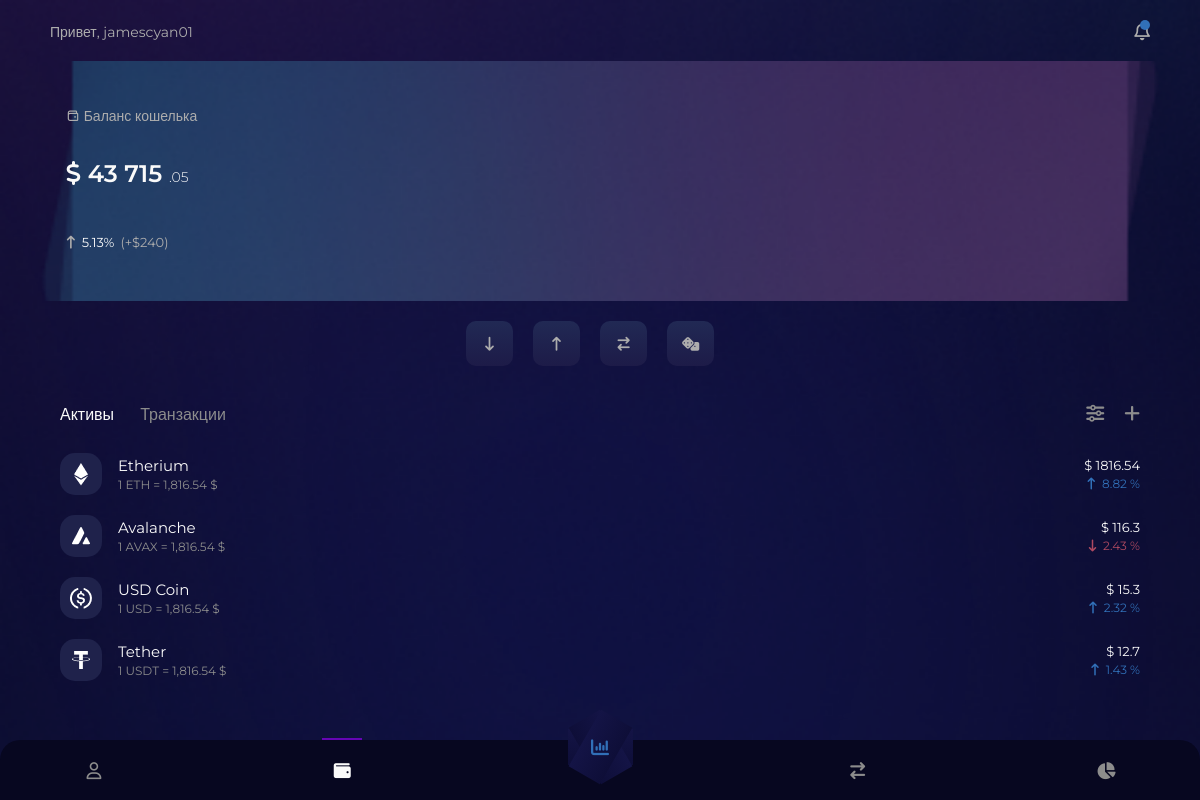
The page /wallet/ (signed in) on the database its author committed.
### main/models.py (models this page shows, shortened)
class Assets(models.Model):
    class Status(models.IntegerChoices):
        UNKNOWN = 0, 'Не изменилось'
        DOWN = 1, 'Упало'
        UP = 2, 'Поднялось'
    exp = models.CharField('Короткое название', max_length=255)
    state = models.CharField('Состояние', max_length=255)
    name = models.CharField('Название', max_length=255)
    mod = models.CharField('Изменение', max_length=255)
    img = models.CharField('Иконка', max_length=255)
    type = models.IntegerField('Тип изменения', choices=Status.choices, default=Status.UNKNOWN)
    user = models.IntegerField('Пользователь')
    date = models.DateTimeField('Дата', auto_now_add=True)
    objects = models.Manager()
    class Meta:
        verbose_name = 'Актив'
        verbose_name_plural = 'Активы'
        ordering = ['-date']
        indexes = [
            models.Index(fields=['-date'])
        ]

### main/settings/functions.py (the view)
    def wrap(request, *args, **kwargs):
        id = request.session.get('id', False)
        if not id:
            return HttpResponseNotFound('<h1>404 Page not found :(</h1>')
        return f(request, *args, **kwargs)

### main/views.py (called while the page is built)
@authorized
def wallet(request):
    id = request.session.get('id', False)
    assets = Assets.objects.filter(user=id).order_by('date')
    transactions = Transactions.objects.filter(user=id).order_by('date')
    return render(request, 'main/layout/wallet.html', {
        'assets': assets,
        'transactions': transactions,
    })

### main/templates/main/layout/wallet.html (shortened to what this page needs)
{% extends 'main/module/base.html' %}
{% load static %}
{% block styles %}
<link rel="stylesheet" href="{% static "styles/messages.css" %}" />
<link rel="stylesheet" href="{% static "styles/layout.css" %}" />
{% endblock %}
{% block content %}
    <main class="wrapper wrapper__top" id="wrapper">
        <div class="wrapper__content">
            <header class="cart__block">
                <div class="container__header">
                    <div class="cart__head">
                        <span>Привет, jamescyan01</span>
                        <div class="bell__container">
                            <div class="bell__bth">
                                <i class="fa-regular fa-bell"></i>
                            </div>
                            <div class="bell__active"></div>
                        </div>
                    </div>
                    <div class="cart__outline">
                    <span class="cart_title">
                        <i class="mdi mdi-wallet-bifold-outline"></i>
                        Баланс кошелька
                    </span>
                        <div class="cart__block-number">
                            <i class="fa-solid fa-dollar-sign"></i>
                            <span class="cart-money">
                            43 715
                            <span class="cart__money-mini">
                                .05
                            </span>
                        </span>
                        </div>
                        <div class="cart__block-update">
                            <i class="fa-solid fa-arrow-up-long"></i>
                            <span class="cart__update-precent">5.13%</span>
                            <span class="cart__update-money">(+$240)</span>
                        </div>
                    </div>
                    <div class="cart__button">
                        <button class="cart__get" title="Принять" type="button">
                            <i class="fa-solid fa-arrow-down-long"></i>
                        </button>
                        <button class="cart__send" title="Отправить" type="button">
                            <i class="fa-solid fa-arrow-up-long"></i>
                        </button>
                        <a href="{% url 'change' %}" class="cart__swap" title="Обменять" type="button">
                            <i class="fa-solid fa-arrow-right-arrow-left"></i>
                        </a>
                        <button class="cart__add" title="Депозит" type="button">
                            <i class="fa-solid fa-dice"></i>
                        </button>
                    </div>
                </div>
            </header>
            <div class="content__block">
                <div class="container">
                    <div class="tab__wrapper">
                        <div class="tab__flex">
                            <div class="tab__bth">
                                <div class="tab__links" onclick="walletTabs(event, '#assets')" id="defTab">Активы</div>
                                <div class="tab__links" onclick="walletTabs(event, '#transactions')">Транзакции</div>
                            </div>
                            <div class="tab__bth-more">
                                <div class="filter__button">
                                    <i class="fa-solid fa-sliders"></i>
                                </div>
                                <div class="add__button">
                                    <i class="fa-solid fa-plus"></i>
                                </div>
                            </div>
                        </div>
                        <div class="tab__content-wrap">
                            <div class="tab__content" id="assets">
                                <ul class="coin__list">
                                    {% for el in assets %}
                                        <li id="coin__{{ el.name }}" data-id="{{ el.name }}" class="coin__ctx">
                                            <div class="coin__list-left">
                                                <div class="coin__list-img">
                                                <span>
                                                    <img src="{% static "img/coin/" %}{{ el.img }}" alt="">
                                                </span>
                                                </div>
                                                <div class="coin__list-title">
                                                    <span class="coin__title">{{ el.name }}</span>
                                                    <p class="coin__translator">
                                                        1 {{ el.exp }} = <span class="ct__text">1,816.54 $</span>
                                                    </p>
                                                </div>
                                            </div>
                                            <div class="coin__list-right">
                                                <span class="ba__text">$ {{ el.state }}</span>
                                                {% if el.type == 1 %}
                                                    <p class="ba__precent-wrap precent__up">
                                                        <i class="fa-solid fa-arrow-up-long"></i>
                                                        <span class="ba__precent">{{ el.mod }} %</span>
                                                    </p>
                                                {% else %}
                                                    <p class="ba__precent-wrap precent__error">
                                                        <i class="fa-solid fa-arrow-down-long"></i>
                                                        <span class="ba__precent">{{ el.mod }} %</span>
                                                    </p>
                                                {% endif %}
                                            </div>
                                        </li>
                                    {% endfor %}
                                </ul>
                            </div>
                        </div>
                    </div>
                </div>
            </div>
        </div>
        {% include "../module/bar.html" with active="wallet" %}
    </main>
{% endblock %}

### main/templates/main/module/base.html (shortened to what this page needs)
<!DOCTYPE html>
{% load static %}
<html lang="ru" dir="ltr">
<head>
    <link
        rel="stylesheet"
        href="https://cdnjs.cloudflare.com/ajax/libs/MaterialDesign-Webfont/7.2.96/css/materialdesignicons.min.css"
 />
    <link
            rel="stylesheet"
            href="https://cdnjs.cloudflare.com/ajax/libs/font-awesome/6.4.0/css/all.min.css"
 />
    <link rel="stylesheet" href="{% static "styles/vars.css" %}" />
    <link rel="stylesheet" href="{% static "styles/animation.css" %}" />
    <link rel="stylesheet" href="{% static "styles/main.css" %}" />
    {% block styles %}
    {% endblock %}
</head>
<body class="body-wallet mobile-wallet">
    <div class="swipe__loader">
        <div class="lds-default">
        </div>
    </div>
    {% block content %}
    {% endblock %}
</body>
</html>

### main/templates/main/module/bar.html
 <div class="bar__block">
            <div class="bar__container">
                <div class="bar__ctx bar__ctx-1">
                    <a {% if active == "profile" %} class="bar__active" {% endif %} title="Профиль" href="{% url 'profile' %}"><i class="fa-regular fa-user"></i></a>
                    <a {% if active == "wallet" %} class="bar__active" {% endif %} title="Кошелёк" href="{% url 'wallet' %}"><i class="fa-solid fa-wallet"></i></a>
                </div>
                <a href="{% url 'analyst' %}" class="bar__button change__button">
                    <i class="fa-solid fa-chart-column"></i>
                </a>
                <div class="bar__ctx bar__ctx-2">
                    <a {% if active == "change" %} class="bar__active" {% endif %} title="Обмен" href="{% url 'change' %}"> <i class="fa-solid fa-arrow-right-arrow-left"></i></a>
                    <a class="cart__chart" title="Аналитика" href="#"><i class="fa-solid fa-chart-pie"></i></a>
                </div>
            </div>
        </div>

### main/static/styles/vars.css (style rules this page uses)
:root { --font : normal 16px 'Montserrat', sans-serif; --family : 'Montserrat', sans-serif; --bgMain : #0C0C2C; --bgBlock : #1e1e1e; --bgGlass : #070720; --bgGlassWh : #0e0e38; --bgOk : #233025; --bgError : #302325; --bgActive : #6505B4; --bgMBlock : #523F62; --bgBlue : #1F224B; --bthPopCont : #0F0F39; --bth500 : #111447; --bgMainRBG : rgba(12, 12, 44, 1); --bgBlue700 : rgb(41, 44, 95); --bgBlue600 : rgba(28, 66, 109, 0.34); --bgBlue500 : rgba(50, 50, 136, 0.45); --bgPopup : rgba(19, 22, 81, 0.85); --bg300 : rgb(255 255 255 / 3%); --colorMain : #fafafa; --colorAct : #3170B8; --colorGrey : #adadad; --color500 : #8C8C8C; --color700 : #CCCCCC; --color400 : #383A46; --color300 : #2927821a; --color100 : #383a4652; --colorOk : #3170B8; --colorError : #AE4961; --colorBlack : #818181; --colorGrass : #ffffff05; --borderColor : #252525; --bthLinear : linear-gradient(1turn, #1d1b48, #212954); --formLinear : linear-gradient(1turn, #1d1b48a1, #212954e8); --barLinear : linear-gradient(1turn, #0e0e38, #141446); --textLinear : linear-gradient(66deg, #CD1D9C 0%, #6505B4 100%); --blLinear : linear-gradient(1turn, rgba(205, 29, 156, 1), rgba(101, 5, 180, 1)); --grLinear : linear-gradient(1turn, rgba(55, 25, 83, 1), rgba(28, 66, 109, 0)); --bgLinear : linear-gradient(90deg, rgba(55, 25, 83, 1), rgba(28, 66, 109, 0)); --actLinear : linear-gradient(90deg, rgba(205, 29, 156, 1), rgba(101, 5, 180, 1)); --rfBgLinear : linear-gradient(90deg, rgba(55, 25, 83, 1), rgba(28, 66, 109, 0)); --bth500Bg : linear-gradient(230deg, #371953 0%, rgba(31, 34, 75, 0.50) 100%); --topBgLinear : linear-gradient(180deg, rgba(81, 19, 72, 0.25) 0%, rgba(101, 5, 180, 0.25) 100%); --boxPop : 2px 4px 15px 5px rgba(0, 0, 0, 0.40); --boxLink : 0px 10px 20px 0px rgba(0, 0, 0, 0.20); --boxPop2 : 0 20px 40px 0 rgb(0 0 0 / 30%); --EasyInOut : all 0.2s ease-in-out; --LinearPop : cubic-bezier(.4, 0, .2, 1) .20s transform; --Linear : ease-in-out 0.1s transform; }

### main/static/styles/main.css (style rules this page uses)
aside, details, main, figcaption, figure, footer, header, hgroup, menu, nav, section { display: block; }
audio, canvas, iframe, img, svg, video { vertical-align: middle; }
*, *:before, *:after { box-sizing: border-box; -webkit-box-sizing: border-box; -apple-box-sizing: border-box; -khtml-box-sizing: border-box; -rim-box-sizing: border-box; -xv-box-sizing: border-box; -ms-box-sizing: border-box; -o-box-sizing: border-box; }
ul, menu { list-style: none; }
a { text-decoration: none; }
body { margin: 0; padding: 0; width: 100%; display: flex; font: var(--font); flex-direction: column; overscroll-behavior: none; -webkit-text-size-adjust: 100%; line-height: 1.4; background: var(--bgMainRBG); color: var(--colorMain); position: relative; overflow-x: hidden; }
#wrapper { position: relative; width: 100%; height: 100vh; margin: 0; padding: 0; background: var(--bgMainRBG) url(../img/png/СВЕТ.png) center; background-size: cover; display: flex; flex-direction: column; transition: var(--Linear); z-index: 100; }
.wrapper__top { justify-content: space-between; }
.container { max-width: 90%; margin: 0 auto; }
.container__header { max-width: 95%; margin: 0 auto; }
.bar__container { max-width: 86%; margin: 0 auto; }
.cart__block, .content__block { flex: 1 0 auto; }
.swipe__loader { height: 100px; width: 100%; position: absolute; left: 0; top: 0; display: flex; align-items: center; justify-content: center; }
.lds-default { display: inline-block; position: relative; width: 80px; height: 80px; }

### rows shown on the page
Assets: img (picture), name "Etherium", exp "ETH", state "1816.54", mod "8.82"
Assets: img (picture), name "Avalanche", exp "AVAX", state "116.3", mod "2.43"
Assets: img (picture), name "USD Coin", exp "USD", state "15.3", mod "2.32"
Assets: img (picture), name "Tether", exp "USDT", state "12.7", mod "1.43"
